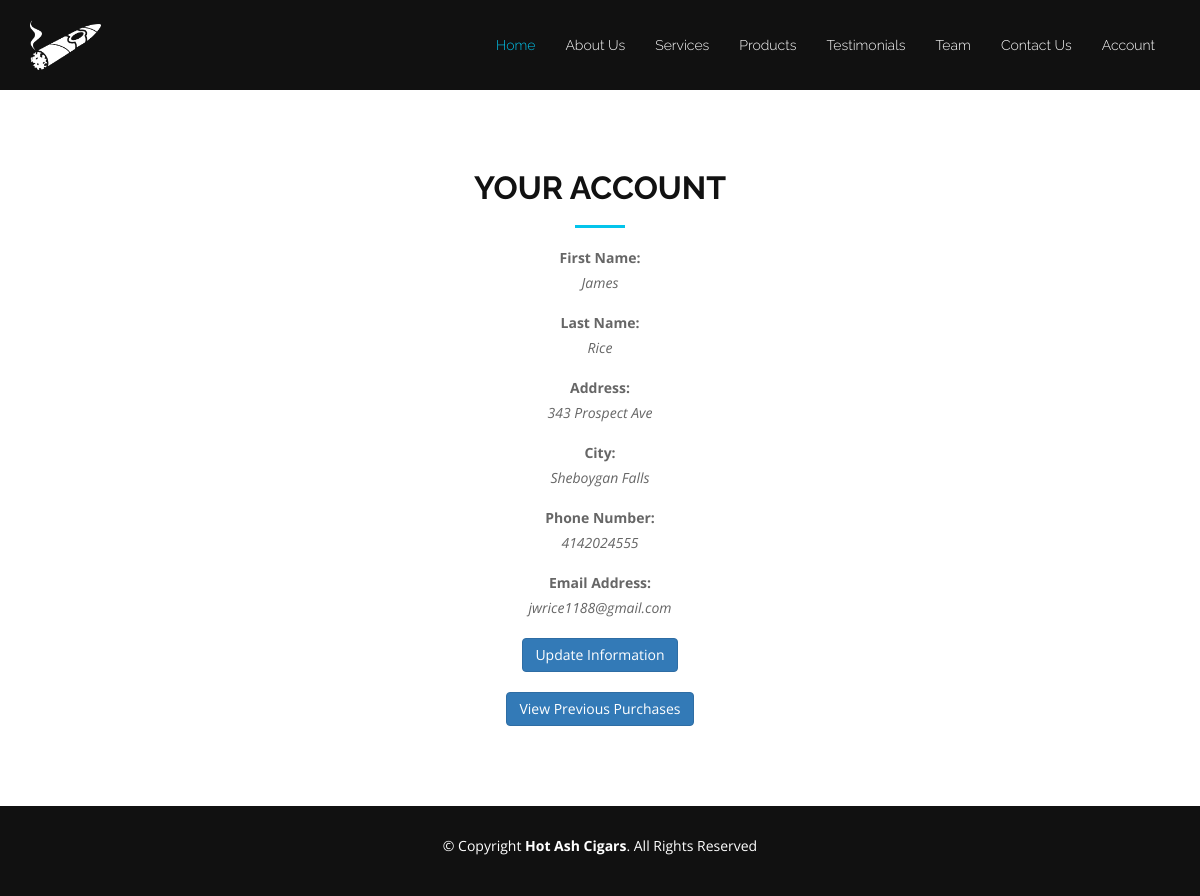
Screenshot of /account.php (signed in) with the database file from the repository.
### tables this page shows
CREATE TABLE `account` (
  `accountid` int(11) NOT NULL,
  `adminrights` int(1) NOT NULL,
  `accountusername` varchar(50) NOT NULL,
  `accountpassword` varchar(50) NOT NULL,
  `fname` varchar(250) NOT NULL,
  `lname` varchar(250) NOT NULL,
  `address` varchar(250) NOT NULL,
  `city` varchar(250) NOT NULL,
  `phone` varchar(250) NOT NULL,
  `email` varchar(250) NOT NULL
);

### account.php (the view, shortened to what this page needs)
<?php
if (!isset($_SESSION["fname"])){
?>
<script>window.location.href = "login.php";</script>
<?php } else{
        $sessionid = $_SESSION["accountid"];
}
$accountid = $sessionid;
require_once("connect-db.php");
$sql = "select * from account where accountid = $accountid";
$statement1 = $db->prepare($sql);
$statement1->execute();
$accounts = $statement1->fetchAll();
?>
<!DOCTYPE html>
<html lang="en">
<?php include("includes/lessheader.php");?>
<section id="about">
    <div class="container">
        <div class="row">
            <div class="col-md-12">
                <h3 class="section-title">Your Account</h3>
                <div class="section-title-divider"></div>
            </div>
        </div>
    </div>
    <div class="container">
        <div class="row">
            <form class="text-center" action="updateuser.php" method="POST">
                <?php foreach ($accounts as $account):?>
                <label>First Name: </label><br>
                <input name="fname" type="hidden"><i><?php echo $account["fname"];?></i><br><br>
                <label>Last Name: </label><br>
                <input name="lname" type="hidden"><i><?php echo $account["lname"];?></i><br><br>
                <label>Address:</label><br>
                <input name="address" type="hidden"><i><?php echo $account["address"];?></i><br><br>
                <label>City:</label><br>
                <input name="city" type="hidden"><i><?php echo $account["city"];?></i><br><br>
                <label>Phone Number:</label><br>
                <input name="phone" type="hidden"><i><?php echo $account["phone"];?></i><br><br>
                <label>Email Address:</label><br>
                <input name="email" type="hidden"><i><?php echo $account["email"];?></i><br><br>
                <input type="submit" class="btn btn-primary" value="Update Information">
            </form><br>
            <form class="text-center" action="userpurchases.php" method="POST">
                <input type="submit" class="btn btn-primary" value="View Previous Purchases">
            </form>
                <?php endforeach;?>
        </div>
    </div>
</section>
<?php include("includes/footer.php");?>
</html>

### css/style.css (style rules this page uses)
body { background-color: #fff; color: #666666; font-family: "Open Sans", sans-serif; }
h1, h2, h3, h4, h5, h6 { font-family: "Raleway", sans-serif; font-weight: 400; margin: 0 0 20px 0; padding: 0; }
.section-title { font-size: 32px; color: #111; text-transform: uppercase; text-align: center; font-weight: 700; }
.section-title-divider { width: 50px; height: 3px; background: #03C4EB; margin: 0 auto; margin-bottom: 20px; }
#about { background: #fff; padding: 80px 0; }

### rows the page displays
account: fname "James", lname "Rice", address "343 Prospect Ave", city "Sheboygan Falls", phone "4142024555", email "jwrice1188@gmail.com"
